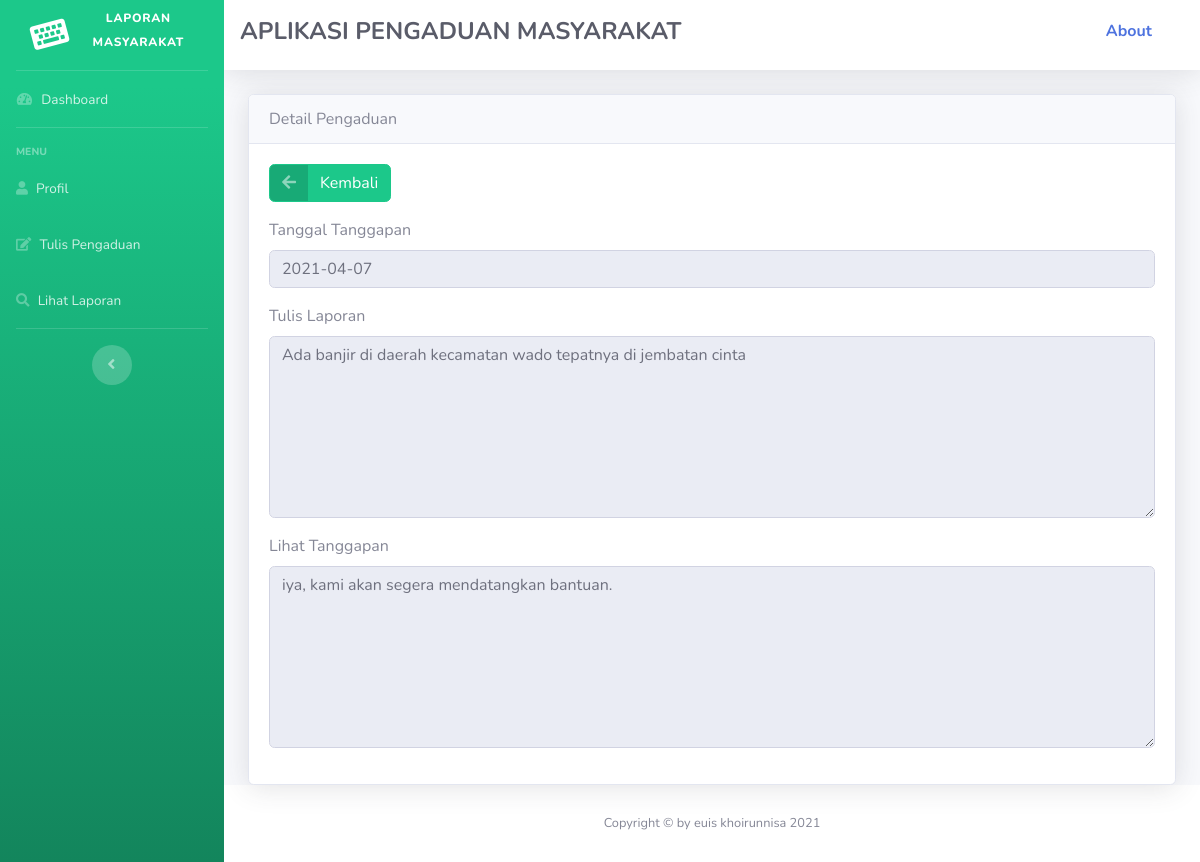
/masyarakat.php?url=lihat_tanggapan&id=1 (signed in), run on the app's committed database.
### tables this page shows
CREATE TABLE `tanggapan` (
  `id_tanggapan` int(11) NOT NULL,
  `id_pengaduan` int(11) NOT NULL,
  `tgl_tanggapan` date NOT NULL,
  `tanggapan` text NOT NULL,
  `id_petugas` int(11) NOT NULL
);

CREATE TABLE `pengaduan` (
  `id_pengaduan` int(11) NOT NULL,
  `tgl_pengaduan` date NOT NULL,
  `nik` varchar(16) NOT NULL,
  `isi_laporan` text NOT NULL,
  `foto` varchar(255) NOT NULL,
  `status` enum('tunggu','proses','selesai','') NOT NULL
);

### lihat_tanggapan.php (the view)
<div class="card shadow">
    <div class="card-header">
        Detail Pengaduan
    </div>
    <div class="card-body">
    <div class="form-group cols-sm-6">
    <a href="?url=lihat_pengaduan" class="btn btn-success btn-icon-split">
        <span class="icon text-white-50">
        <i class="fas fa-arrow-left"></i>
        </span>
        <span class="text">Kembali</span>
    </a>
    </div>
        <form action="" method="post" class="form-horizontal" enctype="multipart/form-data">
        <?php
        require 'koneksi.php';
        $sqli=mysqli_query($konek, "select * from pengaduan,tanggapan where tanggapan.id_pengaduan='$_GET[id]' and tanggapan.id_pengaduan=pengaduan.id_pengaduan");
        $cek=mysqli_num_rows($sqli);
            if ($cek<1)
            {
                echo "<font color='red'> Mohon Bersabar, Pengaduan Belum di Tanggapi</font>";
            }
            else
        {
            $data=mysqli_fetch_array($sqli);
        ?>
            <div class="form-group cols-sm-6">
                <label>Tanggal Tanggapan</label>
                <input type="text" name="tgl_pengaduan" value="<?php echo $data['tgl_tanggapan']; ?>" class="form-control"
                readonly>
            </div>
             <div class="form-group cols-sm-6">
                <label>Tulis Laporan</label>
                <textarea class="form-control" rows="7" name="isi_laporan" readonly=""><?php echo $data['isi_laporan']; ?></textarea>
            </div>
            <div class="form-group cols-sm-6">
                <label>Lihat Tanggapan</label>
                <textarea class="form-control" rows="7" name="isi_laporan" readonly=""><?php echo $data['tanggapan']; ?></textarea>
            </div>
            <?php } ?>
        </form>
    </div>
</div>

### data on the page
tanggapan: tgl_pengaduan "2021-04-07", isi_laporan "Ada banjir di daerah kecamatan wado tepatnya di jembatan cinta", isi_laporan "iya, kami akan segera mendatangkan bantuan."
